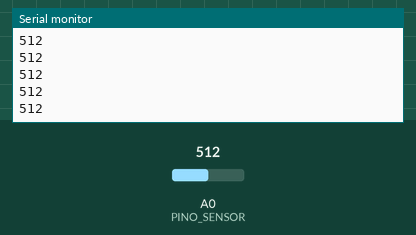
Simulated run of this sketch. Board: Arduino Uno, built with avr-gcc and run on an emulated ATmega328P. On the bench: the last lines printed to the serial monitor. The inputs (shaded band) are chosen by the test bench; at power-on: A0 (PINO_SENSOR) = 512.

Above: at 1.2 s.
1.3 s: A0 (PINO_SENSOR) set to 716
At 1.32 s:
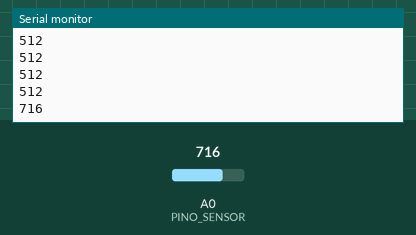
2.8 s: A0 (PINO_SENSOR) set to 900
At 2.83 s:
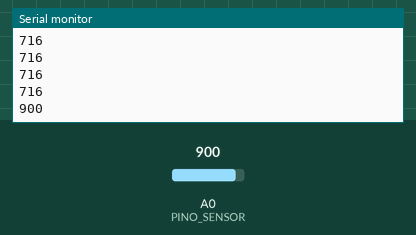
Timing chart, 0 to 5.8 s (numbered marks = the images above; inputs shaded):
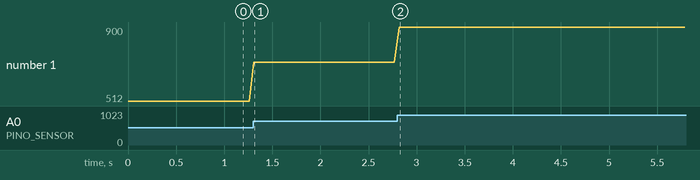

The sketch:

BLUETOOTH_SENSOR_DE_SOM.ino
```cpp
// Variáveis Úteis

int state_rec;

char state;

const int PINO_SENSOR = A0; // Pino A0 conectado ao sensor de som

void setup() {
  // Inicializa as portas como entrada e saída.
  pinMode(PINO_SENSOR, INPUT); // Pino A0 definido como saida
  Serial.begin(9600); // Inicializa a comunicacao serial


  // Inicializa a comunicação serial em 9600 bits.
  Serial.begin(9600);
}

void loop() {
  Serial.println(analogRead(PINO_SENSOR)); // Le as informacoes obtidas do sensor
  delay(50); // Tempo de atualizacao de informacoes

  if (Serial.available() > 0) {
    state_rec = Serial.read();
    state = state_rec;

  }

 if (state == '0') {

  }
  else if (state == '4') {

  }
  else if (state == '6') {

  }
  else if (state == '7') {

  }
  else if (state == '8') {

  }
  else if (state == '9') {

  }
  else if (state == 'q') {

  }

  // Se o estado recebido for igual a 'F', o carro se movimenta para frente.
  if (state == 'F') {


  }

    else if (state == 'I') {  // Se o estado recebido for igual a 'I', o carro se movimenta para Frente Esquerda.


  }

    else if (state == 'G') {   // Se o estado recebido for igual a 'G', o carro se movimenta para Frente Direita.


  }

  else if (state == 'B') { // Se o estado recebido for igual a 'B', o carro se movimenta para trás.


  }

   else if (state == 'H') {  // Se o estado recebido for igual a 'H', o carro se movimenta para Trás Esquerda.


  }

  else if (state == 'J') {  // Se o estado recebido for igual a 'J', o carro se movimenta para Trás Direita.


  }

  else if (state == 'L') {   // Se o estado recebido for igual a 'L', o carro se movimenta para esquerda.


  }
  else if (state == 'R') {   // Se o estado recebido for igual a 'R', o carro se movimenta para direita.


  }
  else if (state == 'S') {   // Se o estado recebido for igual a 'S', o carro permanece parado.


  }


}
```

Measured:
- after the input at 1.3 s, the serial monitor: prints a new line at once (image 1)
- after the input at 2.8 s, the serial monitor: prints a new line at once (image 2)
- plotted number 1: 512 → 716 after the input at 1.3 s, 716 → 900 after the input at 2.8 s
